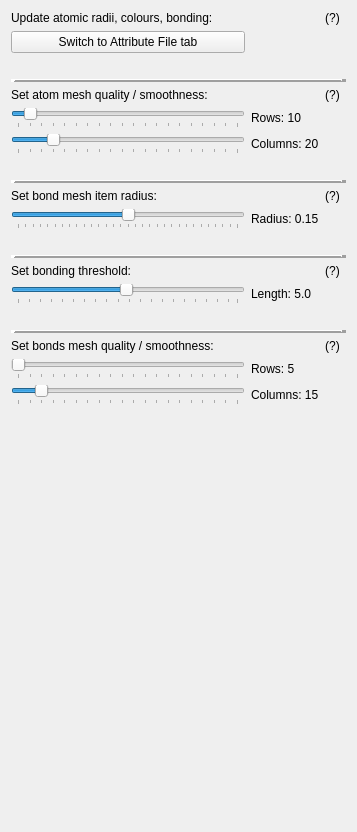
          <widget class="QWidget" name="scrollAreaWidgetContents_5">
           <property name="geometry">
            <rect>
             <x>0</x>
             <y>0</y>
             <width>357</width>
             <height>832</height>
            </rect>
           </property>
           <layout class="QGridLayout" name="gridLayout_15">
            <item row="11" column="2">
             <widget class="QLabel" name="label_22">
              <property name="toolTip">
               <string>&lt;html&gt;&lt;head/&gt;&lt;body&gt;&lt;p&gt;Adjust the radius of the bond mesh. Default value is 0.15.&lt;/p&gt;&lt;/body&gt;&lt;/html&gt;</string>
              </property>
              <property name="text">
               <string>(?)</string>
              </property>
              <property name="alignment">
               <set>Qt::AlignCenter</set>
              </property>
             </widget>
            </item>
            <item row="21" column="2">
             <widget class="QLabel" name="label_20">
              <property name="toolTip">
               <string>&lt;html&gt;&lt;head/&gt;&lt;body&gt;&lt;p&gt;Mesh items for bonds are generated by default with 5 rows and 15 columns of data. Increasing the rows and / or columns increases the smoothness at the cost of performance.&lt;/p&gt;&lt;/body&gt;&lt;/html&gt;</string>
              </property>
              <property name="text">
               <string>(?)</string>
              </property>
              <property name="alignment">
               <set>Qt::AlignCenter</set>
              </property>
             </widget>
            </item>
            <item row="15" column="2">
             <widget class="QLabel" name="label_21">
              <property name="toolTip">
               <string>&lt;html&gt;&lt;head/&gt;&lt;body&gt;&lt;p&gt;Adjust the threshold to allow/disallow bonds of certain lengths to exist. Default to 4.0.&lt;/p&gt;&lt;/body&gt;&lt;/html&gt;</string>
              </property>
              <property name="text">
               <string>(?)</string>
              </property>
              <property name="alignment">
               <set>Qt::AlignCenter</set>
              </property>
             </widget>
            </item>
            <item row="6" column="2">
             <widget class="QLabel" name="label_14">
              <property name="toolTip">
               <string>&lt;html&gt;&lt;head/&gt;&lt;body&gt;&lt;p&gt;Mesh items for atoms are generated by default with 10 rows and 20 columns of data. Increasing the rows and / or columns increases the smoothness at the cost of performance.&lt;/p&gt;&lt;/body&gt;&lt;/html&gt;</string>
              </property>
              <property name="text">
               <string>(?)</string>
              </property>
              <property name="alignment">
               <set>Qt::AlignCenter</set>
              </property>
             </widget>
            </item>
            <item row="0" column="0" colspan="2">
             <widget class="QLabel" name="label_8">
              <property name="text">
               <string>Update atomic radii, colours, bonding:</string>
              </property>
             </widget>
            </item>
            <item row="5" column="0" colspan="4">
             <widget class="Line" name="line_19">
              <property name="frameShadow">
               <enum>QFrame::Raised</enum>
              </property>
              <property name="lineWidth">
               <number>5</number>
              </property>
              <property name="orientation">
               <enum>Qt::Horizontal</enum>
              </property>
             </widget>
            </item>
            <item row="6" column="0" colspan="2">
             <widget class="QLabel" name="label_9">
              <property name="text">
               <string>Set atom mesh quality / smoothness:</string>
              </property>
             </widget>
            </item>
            <item row="2" column="0">
             <widget class="QPushButton" name="switchToAttrFileTabButton">
              <property name="text">
               <string>Switch to Attribute File tab</string>
              </property>
             </widget>
            </item>
            <item row="7" column="0">
             <widget class="QSlider" name="atomRowSlider">
              <property name="minimum">
               <number>5</number>
              </property>
              <property name="maximum">
               <number>100</number>
              </property>
              <property name="singleStep">
               <number>5</number>
              </property>
              <property name="pageStep">
               <number>5</number>
              </property>
              <property name="value">
               <number>10</number>
              </property>
              <property name="orientation">
               <enum>Qt::Horizontal</enum>
              </property>
              <property name="tickPosition">
               <enum>QSlider::TicksBelow</enum>
              </property>
             </widget>
            </item>
            <item row="22" column="0">
             <widget class="QSlider" name="bondRowSlider">
              <property name="minimum">
               <number>5</number>
              </property>
              <property name="maximum">
               <number>100</number>
              </property>
              <property name="singleStep">
               <number>5</number>
              </property>
              <property name="pageStep">
               <number>5</number>
              </property>
              <property name="value">
               <number>5</number>
              </property>
              <property name="orientation">
               <enum>Qt::Horizontal</enum>
              </property>
              <property name="tickPosition">
               <enum>QSlider::TicksBelow</enum>
              </property>
             </widget>
            </item>
            <item row="15" column="0">
             <widget class="QLabel" name="label_18">
              <property name="text">
               <string>Set bonding threshold:</string>
              </property>
             </widget>
            </item>
            <item row="23" column="0">
             <widget class="QSlider" name="bondColSlider">
              <property name="minimum">
               <number>5</number>
              </property>
              <property name="maximum">
               <number>100</number>
              </property>
              <property name="singleStep">
               <number>5</number>
              </property>
              <property name="pageStep">
               <number>5</number>
              </property>
              <property name="value">
               <number>15</number>
              </property>
              <property name="orientation">
               <enum>Qt::Horizontal</enum>
              </property>
              <property name="tickPosition">
               <enum>QSlider::TicksBelow</enum>
              </property>
             </widget>
            </item>
            <item row="8" column="0">
             <widget class="QSlider" name="atomColSlider">
              <property name="minimum">
               <number>5</number>
              </property>
              <property name="maximum">
               <number>100</number>
              </property>
              <property name="singleStep">
               <number>5</number>
              </property>
              <property name="pageStep">
               <number>5</number>
              </property>
              <property name="value">
               <number>20</number>
              </property>
              <property name="orientation">
               <enum>Qt::Horizontal</enum>
              </property>
              <property name="tickPosition">
               <enum>QSlider::TicksBelow</enum>
              </property>
             </widget>
            </item>
            <item row="10" column="0" colspan="4">
             <widget class="Line" name="line_20">
              <property name="frameShadow">
               <enum>QFrame::Raised</enum>
              </property>
              <property name="lineWidth">
               <number>5</number>
              </property>
              <property name="orientation">
               <enum>Qt::Horizontal</enum>
              </property>
             </widget>
            </item>
            <item row="16" column="0">
             <widget class="QSlider" name="bondThresholdSlider">
              <property name="minimum">
               <number>1</number>
              </property>
              <property name="maximum">
               <number>100</number>
              </property>
              <property name="singleStep">
               <number>1</number>
              </property>
              <property name="pageStep">
               <number>5</number>
              </property>
              <property name="value">
               <number>50</number>
              </property>
              <property name="orientation">
               <enum>Qt::Horizontal</enum>
              </property>
              <property name="tickPosition">
               <enum>QSlider::TicksBelow</enum>
              </property>
             </widget>
            </item>
            <item row="21" column="0" colspan="2">
             <widget class="QLabel" name="label_19">
              <property name="text">
               <string>Set bonds mesh quality / smoothness:</string>
              </property>
             </widget>
            </item>
            <item row="19" column="0" colspan="4">
             <widget class="Line" name="line_22">
              <property name="frameShadow">
               <enum>QFrame::Raised</enum>
              </property>
              <property name="lineWidth">
               <number>5</number>
              </property>
              <property name="orientation">
               <enum>Qt::Horizontal</enum>
              </property>
             </widget>
            </item>
            <item row="11" column="0">
             <widget class="QLabel" name="label_15">
              <property name="text">
               <string>Set bond mesh item radius:</string>
              </property>
             </widget>
            </item>
            <item row="12" column="0">
             <widget class="QSlider" name="bondRadiusSlider">
              <property name="minimum">
               <number>0</number>
              </property>
              <property name="maximum">
               <number>30</number>
              </property>
              <property name="singleStep">
               <number>1</number>
              </property>
              <property name="pageStep">
               <number>1</number>
              </property>
              <property name="value">
               <number>15</number>
              </property>
              <property name="orientation">
               <enum>Qt::Horizontal</enum>
              </property>
              <property name="tickPosition">
               <enum>QSlider::TicksBelow</enum>
              </property>
             </widget>
            </item>
            <item row="14" column="0" colspan="4">
             <widget class="Line" name="line_21">
              <property name="frameShadow">
               <enum>QFrame::Raised</enum>
              </property>
              <property name="lineWidth">
               <number>5</number>
              </property>
              <property name="orientation">
               <enum>Qt::Horizontal</enum>
              </property>
             </widget>
            </item>
            <item row="16" column="1" colspan="2">
             <widget class="QLabel" name="bondThresholdSliderLabel">
              <property name="text">
               <string>Length: 5.0</string>
              </property>
             </widget>
            </item>
            <item row="24" column="0">
             <spacer name="verticalSpacer_20">
              <property name="orientation">
               <enum>Qt::Vertical</enum>
              </property>
              <property name="sizeType">
               <enum>QSizePolicy::Expanding</enum>
              </property>
              <property name="sizeHint" stdset="0">
               <size>
                <width>20</width>
                <height>300</height>
               </size>
              </property>
             </spacer>
            </item>
            <item row="23" column="1" colspan="2">
             <widget class="QLabel" name="bondColSliderLabel">
              <property name="text">
               <string>Columns: 15</string>
              </property>
             </widget>
            </item>
            <item row="12" column="1" colspan="2">
             <widget class="QLabel" name="bondRadiusSliderLabel">
              <property name="text">
               <string>Radius: 0.15</string>
              </property>
             </widget>
            </item>
            <item row="9" column="0">
             <spacer name="verticalSpacer_17">
              <property name="orientation">
               <enum>Qt::Vertical</enum>
              </property>
              <property name="sizeType">
               <enum>QSizePolicy::Fixed</enum>
              </property>
              <property name="sizeHint" stdset="0">
               <size>
                <width>20</width>
                <height>20</height>
               </size>
              </property>
             </spacer>
            </item>
            <item row="22" column="1" colspan="2">
             <widget class="QLabel" name="bondRowSliderLabel">
              <property name="text">
               <string>Rows: 5</string>
              </property>
             </widget>
            </item>
            <item row="7" column="1" colspan="2">
             <widget class="QLabel" name="atomRowSliderLabel">
              <property name="text">
               <string>Rows: 10</string>
              </property>
             </widget>
            </item>
            <item row="3" column="0">
             <spacer name="verticalSpacer_16">
              <property name="orientation">
               <enum>Qt::Vertical</enum>
              </property>
              <property name="sizeType">
               <enum>QSizePolicy::Fixed</enum>
              </property>
              <property name="sizeHint" stdset="0">
               <size>
                <width>20</width>
                <height>20</height>
               </size>
              </property>
             </spacer>
            </item>
            <item row="13" column="0">
             <spacer name="verticalSpacer_18">
              <property name="orientation">
               <enum>Qt::Vertical</enum>
              </property>
              <property name="sizeType">
               <enum>QSizePolicy::Fixed</enum>
              </property>
              <property name="sizeHint" stdset="0">
               <size>
                <width>20</width>
                <height>20</height>
               </size>
              </property>
             </spacer>
            </item>
            <item row="18" column="0">
             <spacer name="verticalSpacer_19">
              <property name="orientation">
               <enum>Qt::Vertical</enum>
              </property>
              <property name="sizeType">
               <enum>QSizePolicy::Fixed</enum>
              </property>
              <property name="sizeHint" stdset="0">
               <size>
                <width>20</width>
                <height>20</height>
               </size>
              </property>
             </spacer>
            </item>
            <item row="8" column="1">
             <widget class="QLabel" name="atomColSliderLabel">
              <property name="text">
               <string>Columns: 20</string>
              </property>
             </widget>
            </item>
            <item row="0" column="2">
             <widget class="QLabel" name="label_23">
              <property name="toolTip">
               <string>&lt;html&gt;&lt;head/&gt;&lt;body&gt;&lt;p&gt;Update the attribute file to change the default allowed bonds, radii and colour of elements. Applied on next execution.&lt;/p&gt;&lt;/body&gt;&lt;/html&gt;</string>
              </property>
              <property name="text">
               <string>(?)</string>
              </property>
              <property name="alignment">
               <set>Qt::AlignCenter</set>
              </property>
             </widget>
            </item>
           </layout>
          </widget>
